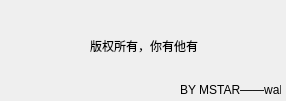
<?xml version="1.0" encoding="UTF-8"?>
<ui version="4.0">
 <class>VersionDialog</class>
 <widget class="QDialog" name="VersionDialog">
  <property name="geometry">
   <rect>
    <x>0</x>
    <y>0</y>
    <width>286</width>
    <height>101</height>
   </rect>
  </property>
  <property name="windowTitle">
   <string>VersionDialog</string>
  </property>
  <widget class="QLabel" name="label">
   <property name="geometry">
    <rect>
     <x>90</x>
     <y>30</y>
     <width>141</width>
     <height>31</height>
    </rect>
   </property>
   <property name="text">
    <string>版权所有，你有他有</string>
   </property>
  </widget>
  <widget class="QLabel" name="label_2">
   <property name="geometry">
    <rect>
     <x>180</x>
     <y>80</y>
     <width>101</width>
     <height>20</height>
    </rect>
   </property>
   <property name="text">
    <string>BY MSTAR——waldo</string>
   </property>
  </widget>
 </widget>
 <resources/>
 <connections/>
</ui>
